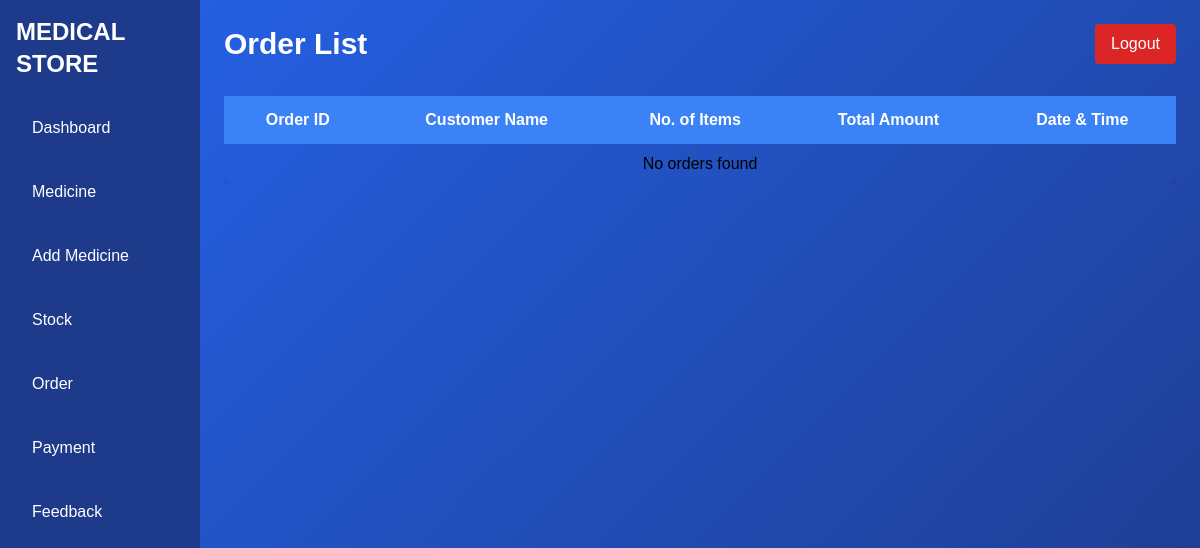
Page /view_order.php on the earlier database version.
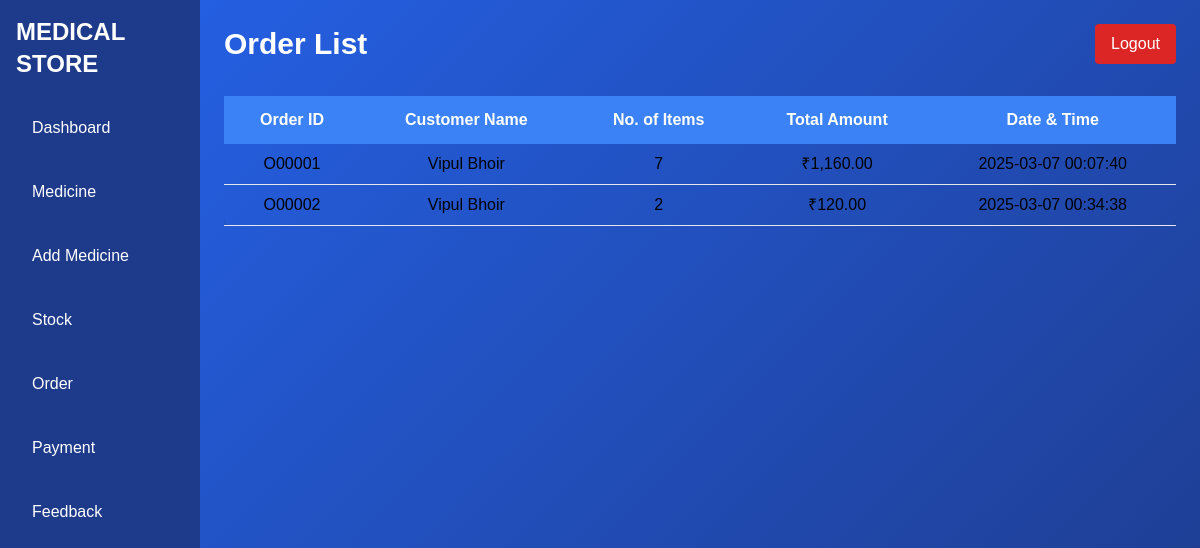
Same page on the later database version.
### tables this page shows
CREATE TABLE `orders` (
  `order_id` varchar(20) NOT NULL,
  `total_amount` int(11) NOT NULL,
  `no_of_items` int(11) NOT NULL,
  `date_time` datetime NOT NULL DEFAULT current_timestamp(),
  `c_id` varchar(20) NOT NULL,
  `order_status` enum('Pending','Completed') NOT NULL DEFAULT 'Pending'
);

CREATE TABLE `customer` (
  `c_id` varchar(20) NOT NULL,
  `name` varchar(255) NOT NULL,
  `contact` varchar(15) NOT NULL,
  `address` text NOT NULL,
  `email` varchar(255) NOT NULL,
  `u_id` int(11) NOT NULL
);

### view_order.php (the view, shortened to what this page needs)
<?php
include 'connection.php';
?>
<!DOCTYPE html>
<html lang="en">
<head>
    <link href="https://cdn.jsdelivr.net/npm/tailwindcss@2.2.19/dist/tailwind.min.css" rel="stylesheet">
</head>
<body>
<div class="flex">
    <div class="w-1/6 custom-sidebar text-white h-screen p-4">
        <h1 class="text-2xl font-bold mb-6">MEDICAL STORE</h1>
        <ul>
            <li class="mt-4"><a href="admin.php">Dashboard</a></li>
            <li class="mt-4"><a href="medicine.php">Medicine</a></li>
            <li class="mt-4"><a href="add_medicine.php">Add Medicine</a></li>
            <li class="mt-4"><a href="stock.php">Stock</a></li>
            <li class="mt-4"><a href="view_order.php">Order</a></li>
            <li class="mt-4"><a href="view_payment.php">Payment</a></li>
            <li class="mt-4"><a href="view_feedback.php">Feedback</a></li>
        </ul>
    </div>
    <div class="w-5/6 p-6">
        <div class="flex justify-between items-center">
            <h2 class="text-3xl font-bold">Order List</h2>
            <a href="logout1.php" class="bg-red-600 text-white py-2 px-4 rounded">Logout</a>
        </div>
        <div class="overflow-x-auto mt-8">
            <table class="min-w-full bg-teal shadow-md rounded-lg">
                <thead class="bg-blue-500 text-white">
                    <tr>
                        <th class="py-3 px-5">Order ID</th>
                        <th class="py-3 px-5">Customer Name</th>
                        <th class="py-3 px-5">No. of Items</th>
                        <th class="py-3 px-5">Total Amount</th>
                        <th class="py-3 px-5">Date & Time</th>
                    </tr>
                </thead>
                <tbody class="text-black">
                    <?php
                    $sql = "SELECT o.order_id, c.name, o.no_of_items, o.total_amount, o.date_time
                            FROM orders o
                            JOIN customer c ON o.c_id = c.c_id
                            ORDER BY o.date_time";
                    $result = $conn->query($sql);
                    if ($result->num_rows > 0) {
                        while ($row = $result->fetch_assoc()) {
                            echo "<tr class='border-b hover:bg-gray-100'>";
                            echo "<td class='py-2 px-5 text-center'>" . htmlspecialchars($row['order_id']) . "</td>";
                            echo "<td class='py-2 px-5 text-center'>" . htmlspecialchars($row['name']) . "</td>";
                            echo "<td class='py-2 px-5 text-center'>" . htmlspecialchars($row['no_of_items']) . "</td>";
                            echo "<td class='py-2 px-5 text-center'>₹" . number_format($row['total_amount'], 2) . "</td>";
                            echo "<td class='py-2 px-5 text-center'>" . htmlspecialchars($row['date_time']) . "</td>";
                            echo "</tr>";
                        }
                    } else {
                        echo "<tr><td colspan='5' class='py-2 px-4 text-center'>No orders found</td></tr>";
                    }
                    ?>
                </tbody>
            </table>
        </div>
    </div>
</div>
</body>
</html>

Differences in the rows shown:
added orders: order_id "O00001", c.name "Vipul Bhoir", no_of_items "7", total_amount "1,160.00", date_time "2025-03-07 00:07:40"
added orders: order_id "O00002", c.name "Vipul Bhoir", no_of_items "2", total_amount "120.00", date_time "2025-03-07 00:34:38"
Other differences:
text no longer shown: "No orders found"
